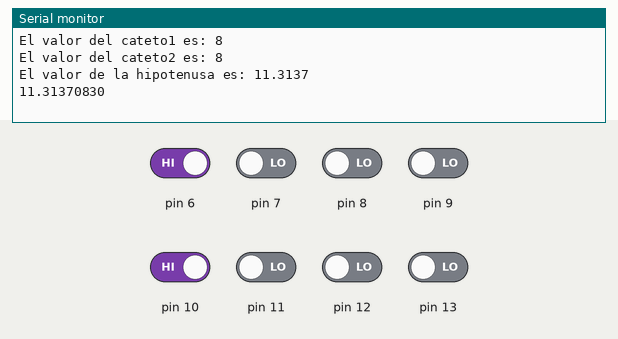
A sketch run on a simulated Arduino Uno, built with avr-gcc and run on an emulated ATmega328P. Parts: the last lines printed to the serial monitor. Inputs (shaded band) come from the test bench; at power-on: pin 6, pin 10 HIGH, pin 7–9, pin 11–13 LOW.

Above: at 1.2 s.
1.3 s: pin 7 driven HIGH
At 2.4 s:
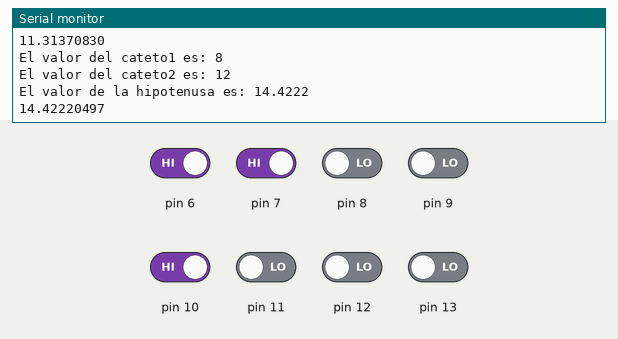
2.8 s: pin 6 driven LOW
At 3.4 s:
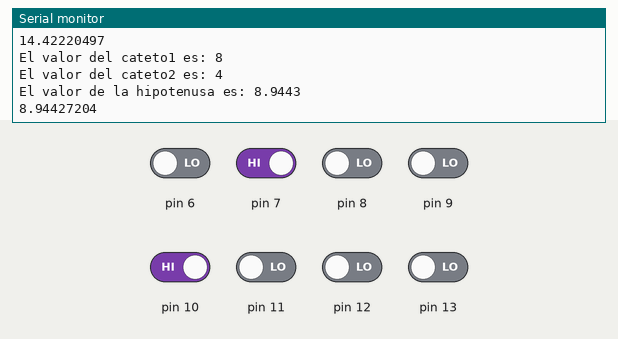
4.3 s: pin 8 driven HIGH
At 5.5 s:
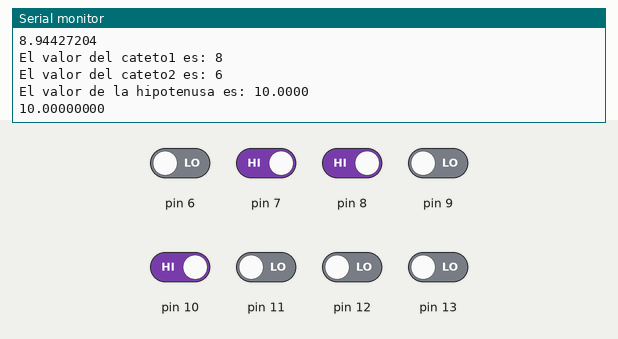
5.8 s: pin 9 driven HIGH
At 6.9 s:
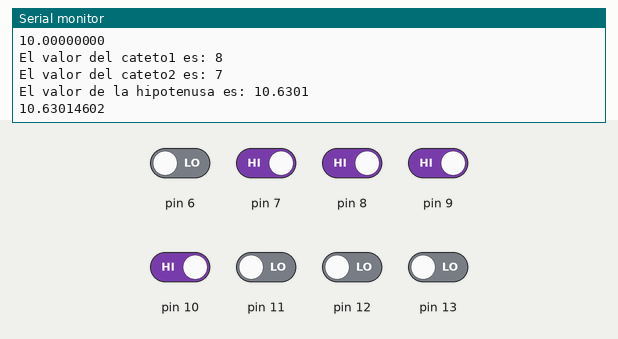
7.3 s: pin 11 driven HIGH
At 8.1 s:
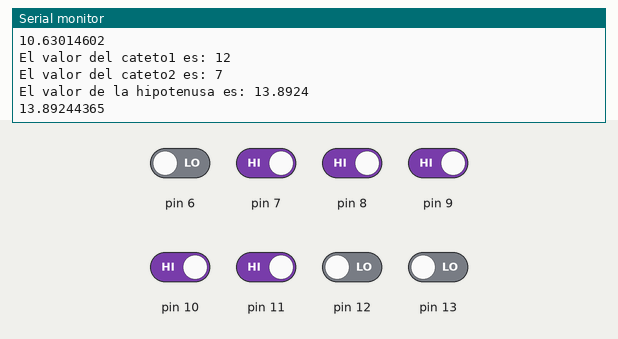
8.8 s: pin 10 driven LOW
At 10.4 s:
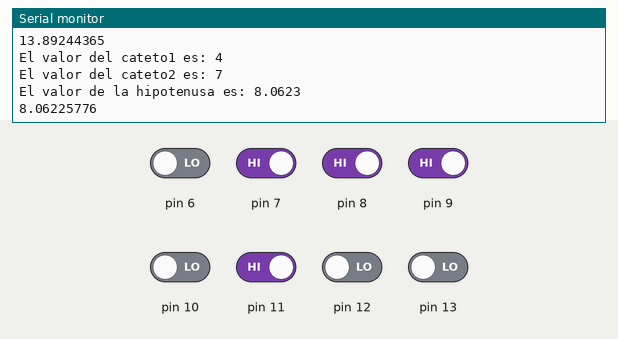
Timing chart, 0 to 11.3 s (numbered marks = the images above; inputs shaded):
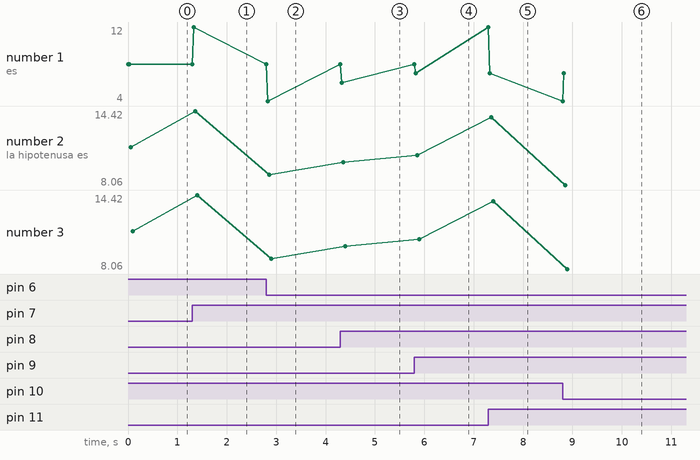

Measured:
- after the input at 1.3 s, the serial monitor: prints a new line at once (image 1)
- after the input at 2.8 s, the serial monitor: prints a new line at once (image 2)
- after the input at 4.3 s, the serial monitor: prints a new line at once (image 3)
- after the input at 5.8 s, the serial monitor: prints a new line at once (image 4)
- after the input at 7.3 s, the serial monitor: prints a new line at once (image 5)
- after the input at 8.8 s, the serial monitor: prints a new line at once (image 6)
- plotted number 1: 8 → 12 after the input at 1.3 s, 12 → 4 after the input at 2.8 s, 4 → 6 after the input at 4.3 s, 6 → 7 after the input at 5.8 s
- plotted number 2: 11.31 → 14.42 after the input at 1.3 s, 14.42 → 8.94 after the input at 2.8 s, 8.94 → 10 after the input at 4.3 s, 10 → 10.63 after the input at 5.8 s, 10.63 → 13.89 after the input at 7.3 s

The sketch:

ARD_TVIRTUAL_1THUMBSWITCH____________________E07C.ino
```cpp
byte cateto1,cateto2,i,cat1antes=0,cat2antes=0;
void setup(){
   Serial.begin(9600);
   for(i=6;i<=13;i++)
      pinMode(i,INPUT);
}
void loop(){
   do { //lee (repite codigo si, pero solo estas dos lineas :) )mientras no se cambie ningun INPUT.
      cateto1=digitalRead(10)*8+digitalRead(11)*4+digitalRead(12)*2+digitalRead(13);
      cateto2=digitalRead(6)*8+digitalRead(7)*4+digitalRead(8)*2+digitalRead(9);
   }while(cateto1==cat1antes && cateto2==cat2antes || cateto1==0 || cateto2==0);

   Serial.print("El valor del cateto1 es: ");
   Serial.println(cateto1);
   Serial.print("El valor del cateto2 es: ");
   Serial.println(cateto2);
   double hipo=sqrt(pow(cateto1,2)+pow(cateto2,2));
   Serial.print("El valor de la hipotenusa es: ");
   Serial.println(hipo,4);
   Serial.println(hipo,8);
   cat1antes=cateto1;  //Pasa a ser el cateto1 "del pasado"
   cat2antes=cateto2;  //Pasa a ser el cateto2 "del pasado"
}
```
